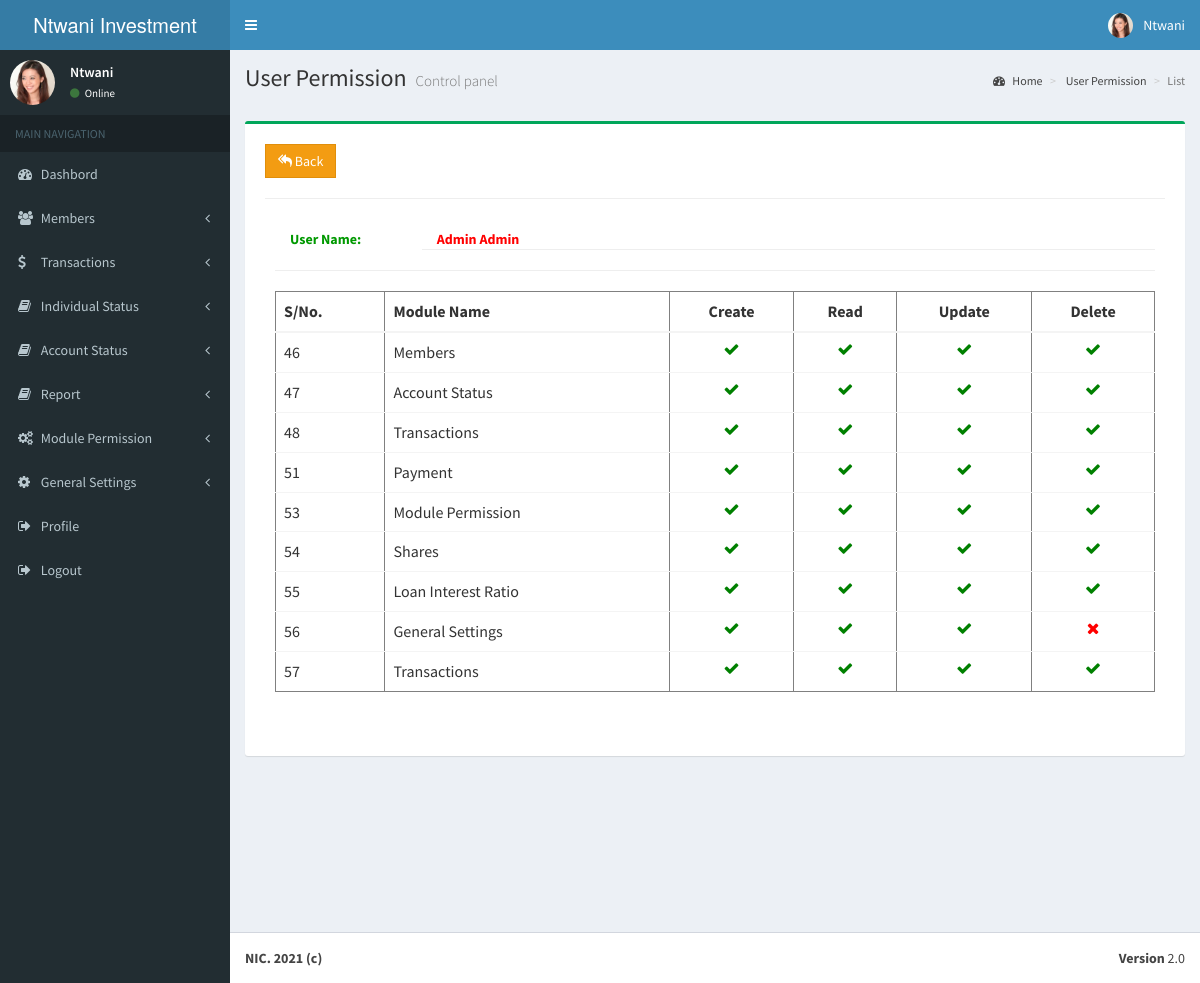
The app's page /application/view_perm.php?id=Loan=21319580 (signed in) with its own data.
### tables this page shows
CREATE TABLE `systemset` (
  `sysid` int(11) NOT NULL,
  `title` varchar(200) NOT NULL,
  `name` varchar(200) NOT NULL,
  `footer` text NOT NULL,
  `abb` varchar(200) NOT NULL,
  `currency` text NOT NULL,
  `website` text NOT NULL,
  `mobile` text NOT NULL,
  `image` varchar(200) NOT NULL,
  `email` text NOT NULL,
  `stamp` varchar(350) NOT NULL
);

CREATE TABLE `user` (
  `userid` int(11) NOT NULL,
  `fname` varchar(200) NOT NULL,
  `lname` varchar(100) NOT NULL,
  `email` varchar(200) NOT NULL,
  `phone` varchar(200) NOT NULL,
  `account` int(100) NOT NULL,
  `addrs` text NOT NULL,
  `keen` text NOT NULL,
  `village` varchar(200) NOT NULL,
  `district` varchar(200) NOT NULL,
  `comment` varchar(200) NOT NULL,
  `username` varchar(200) NOT NULL,
  `password` varchar(200) NOT NULL,
  `id` varchar(200) NOT NULL,
  `image` text NOT NULL,
  `balance` int(100) NOT NULL,
  `date` date NOT NULL
);

CREATE TABLE `emp_permission` (
  `id` int(20) NOT NULL,
  `tid` varchar(200) NOT NULL,
  `module_name` varchar(350) NOT NULL,
  `pcreate` varchar(20) NOT NULL,
  `pread` varchar(20) NOT NULL,
  `pupdate` varchar(20) NOT NULL,
  `pdelete` varchar(20) NOT NULL
);

### application/include/view_perm_data.php (the view)
<div class="row">
		    <section class="content">
	        <div class="box box-success">
            <div class="box-body">
              <div class="table-responsive">
             <div class="box-body">
<form method="post">
			 <a href="permission_list.php?id=<?php echo $_SESSION['tid']; ?>"><button type="button" class="btn btn-flat btn-warning"><i class="fa fa-mail-reply-all"></i>&nbsp;Back</button> </a>
	<hr>
<form class="form-horizontal" method="post" enctype="multipart/form-data">
<div class="box-body">
			<div class="form-group">
				<label for="" class="col-sm-2 control-label" style="color:#009900">User Name:</label>
                <div class="col-sm-10">
				<?php
					$id = $_GET['id'];
					$search_user = mysqli_query($link, "SELECT * FROM user WHERE id = '$id'") or die ("Error: " . mysqli_error($link));
					while($get_users = mysqli_fetch_array($search_user))
					{
					?>
					<b style="color: red;"><?php echo $get_users['fname'].' '.$get_users['lname']; ?></b>
				<?php } ?>
                </div>
            </div>
			<div class="form-group">
			<hr><hr>
			<div>
			 <table class="table" border="1">
			 <thead>
                <tr>
                  <th>S/No.</th>
                  <th>Module Name</th>
				  <th><div align="center">Create</div></th>
                  <th><div align="center">Read</div></th>
				  <th><div align="center">Update</div></th>
                  <th><div align="center">Delete</div></th>
                 </tr>
                </thead>
             <tbody>
<?php
$search = mysqli_query($link, "SELECT * FROM emp_permission WHERE tid = '$id'") or die (mysqli_error($link));
while($have = mysqli_fetch_array($search))
{
	$idme= $have['id'];
?>
                <tr>
				   <td><?php echo $idme; ?><input id="optionsCheckbox" class="uniform_on" name="selector[]" type="hidden" value="<?php echo $idme; ?>" checked></td>
                   <td><?php echo $have['module_name']; ?></td>
				   <td><div align="center"><?php echo ($have['pcreate'] == "0") ? '<i style="color: red;" class="fa fa-times"></i>' : '<i style="color: green;" class="fa fa-check"></i>'; ?></div></td>
				   <td><div align="center"><?php echo ($have['pread'] == "0") ? '<i style="color: red;" class="fa fa-times"></i>' : '<i style="color: green;" class="fa fa-check"></i>'; ?></div></td>
				   <td><div align="center"><?php echo ($have['pupdate'] == "0") ? '<i style="color: red;" class="fa fa-times"></i>' : '<i style="color: green;" class="fa fa-check"></i>'; ?></div></td>
				   <td><div align="center"><?php echo ($have['pdelete'] == "0") ? '<i style="color: red;" class="fa fa-times"></i>' : '<i style="color: green;" class="fa fa-check"></i>'; ?></div></td>
                 </tr>
<?php } ?>
			 </tbody>
             </table>
</div>
</form>
                </div>
				</div>
				</div>
</div>
</div>

### application/include/top_bar.php (shortened to what this page needs)
<header class="main-header"><meta http-equiv="Content-Type" content="text/html; charset=utf-8">
  <a href="application/index.php" class="logo">
     <span class="logo-lg"><?php echo $row ['name'];?></span>
   </a>
   <nav class="navbar navbar-static-top">
     <a href="#" class="sidebar-toggle" data-toggle="offcanvas" role="button">
     </a>
     <div class="navbar-custom-menu">
       <ul class="nav navbar-nav">
           </ul>
         <li class="dropdown user user-menu">
           <a href="#" class="dropdown-toggle" data-toggle="dropdown">
		<?php
		$id = $_SESSION['ln'];
		$call = mysqli_query($link, "SELECT * FROM user WHERE lname = '$id'");
		if(mysqli_num_rows($call) == 0)
		{
		echo "<script>alert('Data Not Found!'); </script>";
		}
		else
		{
		while($row = mysqli_fetch_assoc($call))
		{
		?>
             <img src="../<?php echo $row['image'];?>" class="user-image" alt="User Image">
         <span class="hidden-xs"><?php echo $row ['username'] ;?></span>
           </a>
				<?php }}?>
         </li>
     </div>
   </nav>
 </header>

### application/include/side_bar.php (shortened to what this page needs)
<aside class="main-sidebar">
    <section class="sidebar">
      <div class="user-panel">
        <div class="pull-left image">
		<?php
			$id = $_SESSION['ln'];
			$call = mysqli_query($link, "SELECT * FROM user WHERE lname = '$id'");
			if(mysqli_num_rows($call) == 0)
			{
			echo "<script>alert('Data Not Found!'); </script>";
			}
			else
			{
			while($row = mysqli_fetch_assoc($call))
			{
			?>
          <img src="../<?php echo $row['image'];?>" class="img-circle" alt="User Image">
        </div>
        <div class="pull-left info">
          <p><?php echo $row ['username'] ;?></p>
          <a href="#"><i class="fa fa-circle text-success"></i> Online </a>
		  <?php }}?>
        </div>
      </div>
      <ul class="sidebar-menu">
        <li class="header">MAIN NAVIGATION</li>
		<li><a href="dashboard.php?id=<?php echo $_SESSION['tid']; ?>"><i class="fa fa-dashboard"></i> <span>Dashbord</span></a></li>
<?php
$check = mysqli_query($link, "SELECT * FROM emp_permission WHERE tid = '".$_SESSION['tid']."' AND module_name = 'Members'") or die ("Error" . mysqli_error($link));
$get_check = mysqli_fetch_array($check);
$pcreate = $get_check['pcreate'];
?>
<?php if ($pcreate == 1) { ?>
		<?php echo ($pcreate == 1) ? '<li class="treeview"><a href="#"><i class="fa fa-users"></i> <span>Members</span><span class="pull-right-container"><i class="fa fa-angle-left pull-right"></i></span></a><ul class="treeview-menu">' : ''; ?>
        <?php echo ($pcreate == 1) ? '</ul></li>' : ''; ?>
<?php } else {
  echo " ";
}?>
<?php
$check = mysqli_query($link, "SELECT * FROM emp_permission WHERE tid = '".$_SESSION['tid']."' AND module_name = 'Transactions'") or die ("Error" . mysqli_error($link));
$get_check = mysqli_fetch_array($check);
$pcreate = $get_check['pcreate'];
?>
<?php if ($pcreate == 1) { ?>
    <?php echo ($pcreate == 1) ? '<li class="treeview"><a href="#"><i class="fa fa-dollar"></i> <span>Transactions</span><span class="pull-right-container"><i class="fa fa-angle-left pull-right"></i></span></a><ul class="treeview-menu">' : ''; ?>
        <?php echo ($pcreate == 1) ? '</ul></li>' : ''; ?>
<?php  } ?>
<?php
$check = mysqli_query($link, "SELECT * FROM emp_permission WHERE tid = '".$_SESSION['tid']."' AND module_name = 'Account Status'") or die ("Error" . mysqli_error($link));
$get_check = mysqli_fetch_array($check);
$pcreate = $get_check['pcreate'];
?>
    <?php echo ($pcreate == 1) ? '<li class="treeview"><a href="mydpst.php?id='.$_SESSION['tid'].'&&mid='.base64_encode("404").'"><i class="fa fa-book"></i> <span>Individual Status</span><span class="pull-right-container"><i class="fa fa-angle-left pull-right"></i></span></a><ul>' : ''; ?>
	  <?php echo ($pcreate == 1) ? '</ul></li>' : ''; ?>
<?php
$check = mysqli_query($link, "SELECT * FROM emp_permission WHERE tid = '".$_SESSION['tid']."' AND module_name = 'Account Status'") or die ("Error" . mysqli_error($link));
$get_check = mysqli_fetch_array($check);
$pcreate = $get_check['pcreate'];
	?>
<?php if ($pcreate == 1) { ?>
    <?php echo ($pcreate == 1) ? '<li class="treeview"><a href="#"><i class="fa fa-book"></i> <span>Account Status</span><span class="pull-right-container"><i class="fa fa-angle-left pull-right"></i></span></a><ul class="treeview-menu">' : ''; ?>
    <?php echo ($pcreate == 1) ? '</ul></li>' : ''; ?>
<?php  } ?>
<?php
$check = mysqli_query($link, "SELECT * FROM emp_permission WHERE tid = '".$_SESSION['tid']."' AND module_name = 'Account Status'") or die ("Error" . mysqli_error($link));
$get_check = mysqli_fetch_array($check);
$pcreate = $get_check['pcreate'];
?>
    <?php echo ($pcreate == 1) ? '<li class="treeview"><a href="#"><i class="fa fa-book"></i> <span>Report</span><span class="pull-right-container"><i class="fa fa-angle-left pull-right"></i></span></a><ul class="treeview-menu">' : ''; ?>
    <?php echo ($pcreate == 1) ? '</ul></li>' : ''; ?>
<?php
$check = mysqli_query($link, "SELECT * FROM emp_permission WHERE tid = '".$_SESSION['tid']."' AND module_name = 'Module Permission'") or die ("Error" . mysqli_error($link));
$get_check = mysqli_fetch_array($check);
$pcreate = $get_check['pcreate'];
?>
		<?php echo ($pcreate == 1) ? '<li class="treeview"><a href="#"><i class="fa fa-cogs"></i> <span>Module Permission</span><span class="pull-right-container"><i class="fa fa-angle-left pull-right"></i></span></a><ul class="treeview-menu">' : ''; ?>
        <?php echo ($pcreate == 1) ? '</ul></li>' : ''; ?>
<?php
$check = mysqli_query($link, "SELECT * FROM emp_permission WHERE tid = '".$_SESSION['tid']."' AND module_name = 'General Settings'") or die ("Error" . mysqli_error($link));
$get_check = mysqli_fetch_array($check);
$pcreate = $get_check['pcreate'];
?>
		<?php echo ($pcreate == 1) ? '<li class="treeview"><a href="#"><i class="fa fa-gear"></i> <span>General Settings</span><span class="pull-right-container"><i class="fa fa-angle-left pull-right"></i></span></a><ul class="treeview-menu">' : ''; ?>
        <?php echo ($pcreate == 1) ? '</ul></li>' : ''; ?>
  <li>
          <a href="profile.php?id=<?php echo $_SESSION['tid']; ?>">
            <i class="fa fa-sign-out"></i> <span>Profile</span>
          </a>
        </li>
		<li>
          <a href="../logout.php">
            <i class="fa fa-sign-out"></i> <span>Logout</span>
          </a>
        </li>
    </section>
  </aside>

### application/include/footer.php (shortened to what this page needs)
  <footer class="main-footer">
    <div class="pull-right hidden-xs">
      <b>Version</b> 2.0
    </div>
	<?php $sql = "SELECT footer FROM systemset";
		$result = mysqli_query($link,$sql);
  		if(!$result)
  		{
		echo '
		<div class="alert alert-error">
		<button type="button" class="close" data-dismiss="alert">×</button>
		<strong>Warning!</strong> Unable to select! check database con.
		</div>';
		}
		else
		{
while ($row=mysqli_fetch_array($result))
		{
?>
    <strong> <?php echo $row ['footer'];?>   </strong>
	<?php }}?>
  </footer>
</body>
</html>

### records on screen
systemset: name "Ntwani Investment…", footer "NIC. 2021 (c)"
user: image (picture), username "Ntwani", fname "Admin", lname "Admin"
emp_permission: id "46", module_name "Members", pcreate "1" (drawn), pread "1" (drawn), pupdate "1" (drawn), pdelete "1" (drawn)
emp_permission: id "47", module_name "Account Status", pcreate "1" (drawn), pread "1" (drawn), pupdate "1" (drawn), pdelete "1" (drawn)
emp_permission: id "48", module_name "Transactions", pcreate "1" (drawn), pread "1" (drawn), pupdate "1" (drawn), pdelete "1" (drawn)
emp_permission: id "51", module_name "Payment", pcreate "1" (drawn), pread "1" (drawn), pupdate "1" (drawn), pdelete "1" (drawn)
emp_permission: id "53", module_name "Module Permission", pcreate "1" (drawn), pread "1" (drawn), pupdate "1" (drawn), pdelete "1" (drawn)
emp_permission: id "54", module_name "Shares", pcreate "1" (drawn), pread "1" (drawn), pupdate "1" (drawn), pdelete "1" (drawn)
emp_permission: id "55", module_name "Loan Interest Ratio", pcreate "1" (drawn), pread "1" (drawn), pupdate "1" (drawn), pdelete "1" (drawn)
emp_permission: id "56", module_name "General Settings", pcreate "1" (drawn), pread "1" (drawn), pupdate "1" (drawn), pdelete "0" (drawn)
emp_permission: id "57", module_name "Transactions", pcreate "1" (drawn), pread "1" (drawn), pupdate "1" (drawn), pdelete "1" (drawn)
